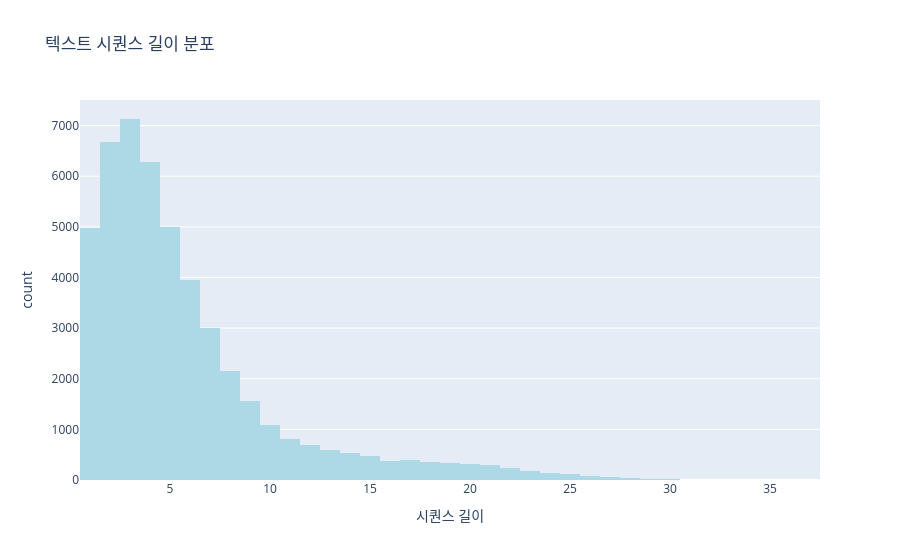

This figure's notebook cell:
### Code cell
# 시퀀스 길이 분석
sequence_lengths = [len(tokens) for tokens in train_sample['processed_text']]

print(f"평균 시퀀스 길이: {np.mean(sequence_lengths):.2f}")
print(f"중앙값 시퀀스 길이: {np.median(sequence_lengths):.2f}")
print(f"최대 시퀀스 길이: {np.max(sequence_lengths)}")
print(f"최소 시퀀스 길이: {np.min(sequence_lengths)}")

# 시퀀스 길이 분포 시각화
fig = px.histogram(
    x=sequence_lengths,
    nbins=50,
    title='텍스트 시퀀스 길이 분포',
    labels={'x': '시퀀스 길이', 'y': '빈도'},
    color_discrete_sequence=['lightblue']
)

fig.update_layout(showlegend=False)
fig.show()

# 백분위수 확인
percentiles = [50, 75, 90, 95, 99]
for p in percentiles:
    length = np.percentile(sequence_lengths, p)
    print(f"{p}번째 백분위수: {length:.0f}")

# max_len 설정을 위한 권장사항
print(f"\nmax_len 설정 권장사항:")
print(f"- 75% 커버리지: {np.percentile(sequence_lengths, 75):.0f}")
print(f"- 90% 커버리지: {np.percentile(sequence_lengths, 90):.0f}")
print(f"- 95% 커버리지: {np.percentile(sequence_lengths, 95):.0f}")

### Figure 1 — Plotly figure (JSON) as saved in the notebook; plotly's stock layout.template omitted (floating-point values rounded to 4 significant figures; data arrays with more than 128 entries replaced by an {"elided": "..."} marker saying what was removed)
{"data": [{"alignmentgroup": "True", "bingroup": "x", "hovertemplate": "시퀀스 길이=%{x}<br>count=%{y}<extra></extra>", "legendgroup": "", "marker": {"color": "lightblue", "pattern": {"shape": ""}}, "name": "", "nbinsx": 50, "offsetgroup": "", "orientation": "v", "showlegend": false, "type": "histogram", "x": {"elided": "47892 int values"}, "xaxis": "x", "yaxis": "y"}], "layout": {"barmode": "relative", "legend": {"tracegroupgap": 0}, "showlegend": false, "title": {"text": "텍스트 시퀀스 길이 분포"}, "xaxis": {"anchor": "y", "domain": [0, 1], "title": {"text": "시퀀스 길이"}}, "yaxis": {"anchor": "x", "domain": [0, 1], "title": {"text": "count"}}}}
